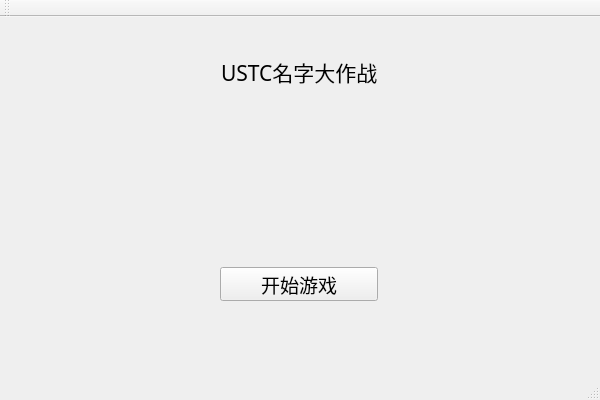
<?xml version="1.0" encoding="UTF-8"?>
<ui version="4.0">
 <class>USTCNameBattleClass</class>
 <widget class="QMainWindow" name="USTCNameBattleClass">
  <property name="geometry">
   <rect>
    <x>0</x>
    <y>0</y>
    <width>600</width>
    <height>400</height>
   </rect>
  </property>
  <property name="windowTitle">
   <string>USTCNameBattle</string>
  </property>
  <widget class="QWidget" name="centralWidget">
   <widget class="QLabel" name="label">
    <property name="geometry">
     <rect>
      <x>221</x>
      <y>41</y>
      <width>158</width>
      <height>28</height>
     </rect>
    </property>
    <property name="font">
     <font>
      <family>微软雅黑</family>
      <pointsize>16</pointsize>
     </font>
    </property>
    <property name="text">
     <string>USTC名字大作战</string>
    </property>
   </widget>
   <widget class="QPushButton" name="GameStartButton">
    <property name="geometry">
     <rect>
      <x>220</x>
      <y>250</y>
      <width>158</width>
      <height>34</height>
     </rect>
    </property>
    <property name="font">
     <font>
      <family>微软雅黑</family>
      <pointsize>14</pointsize>
     </font>
    </property>
    <property name="text">
     <string>开始游戏</string>
    </property>
   </widget>
  </widget>
  <widget class="QMenuBar" name="menuBar">
   <property name="geometry">
    <rect>
     <x>0</x>
     <y>0</y>
     <width>600</width>
     <height>20</height>
    </rect>
   </property>
  </widget>
  <widget class="QToolBar" name="mainToolBar">
   <attribute name="toolBarArea">
    <enum>TopToolBarArea</enum>
   </attribute>
   <attribute name="toolBarBreak">
    <bool>false</bool>
   </attribute>
  </widget>
  <widget class="QStatusBar" name="statusBar"/>
 </widget>
 <layoutdefault spacing="6" margin="11"/>
 <resources>
  <include location="USTCNameBattle.qrc"/>
 </resources>
 <connections/>
 <slots>
  <slot>GameStart()</slot>
 </slots>
</ui>
